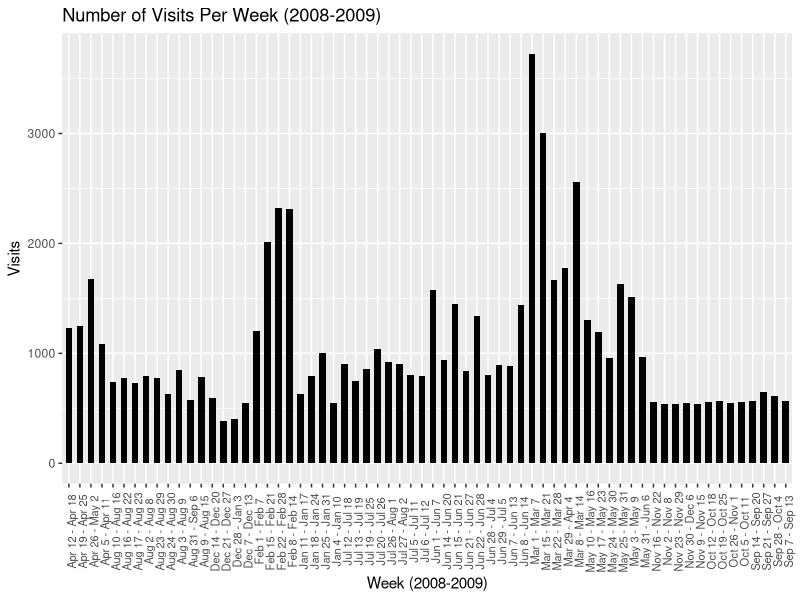
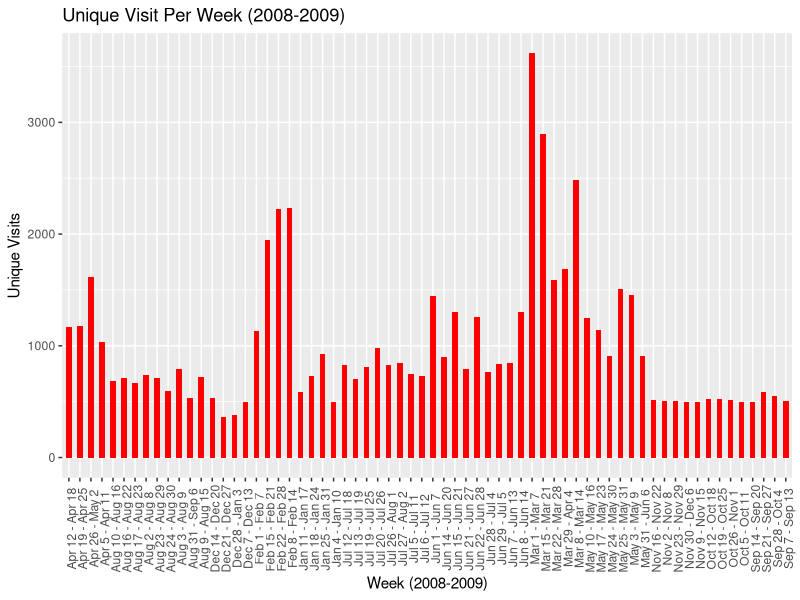
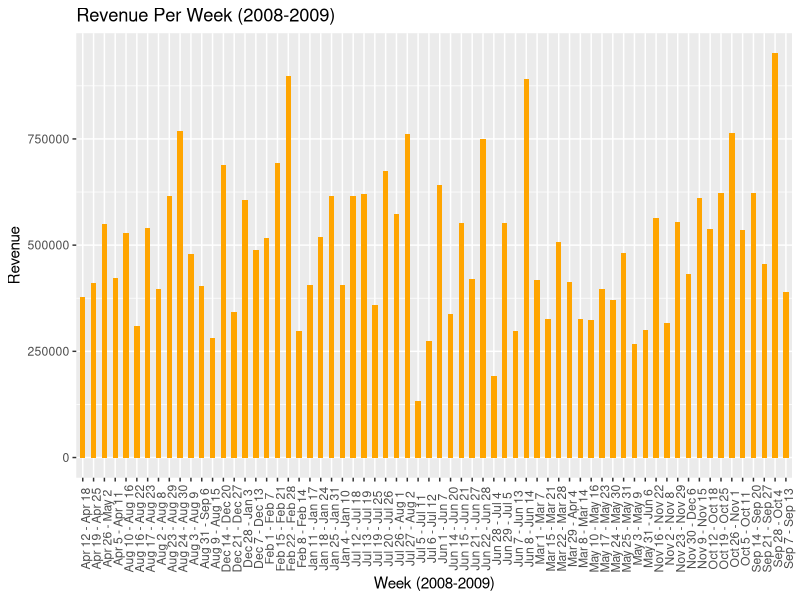
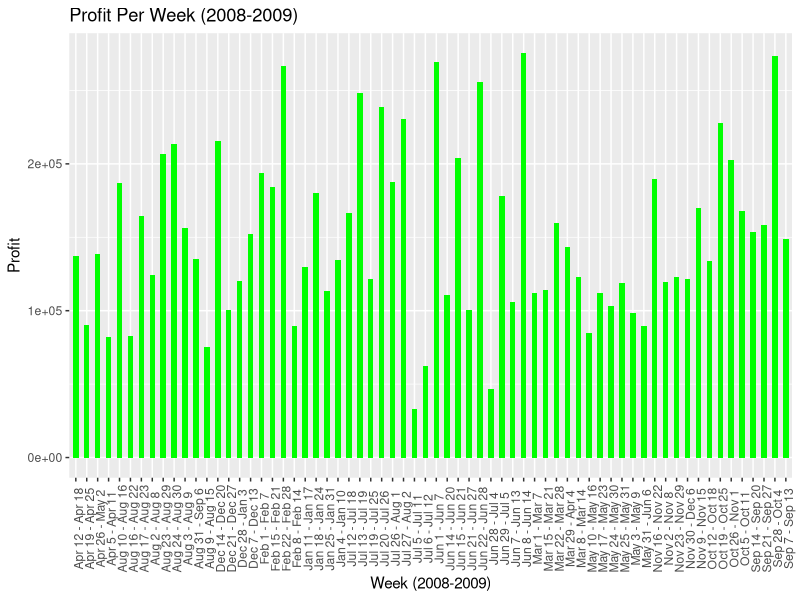
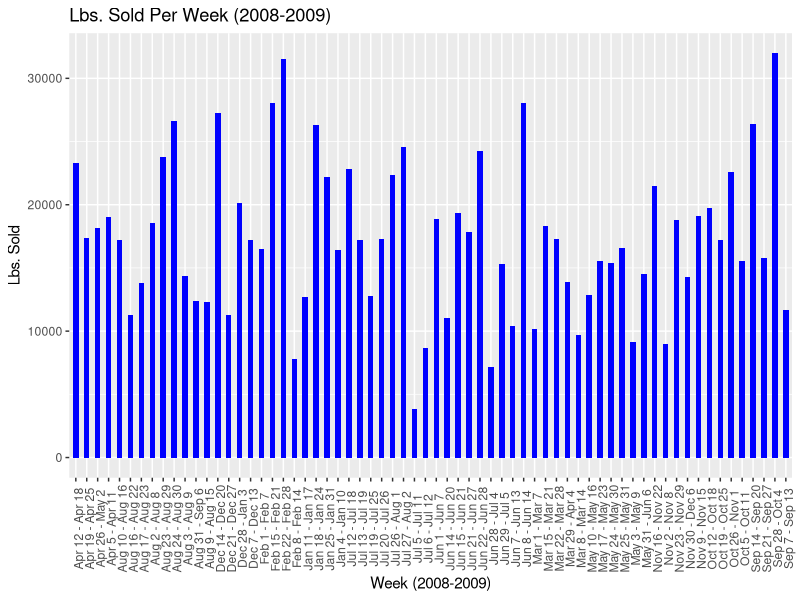
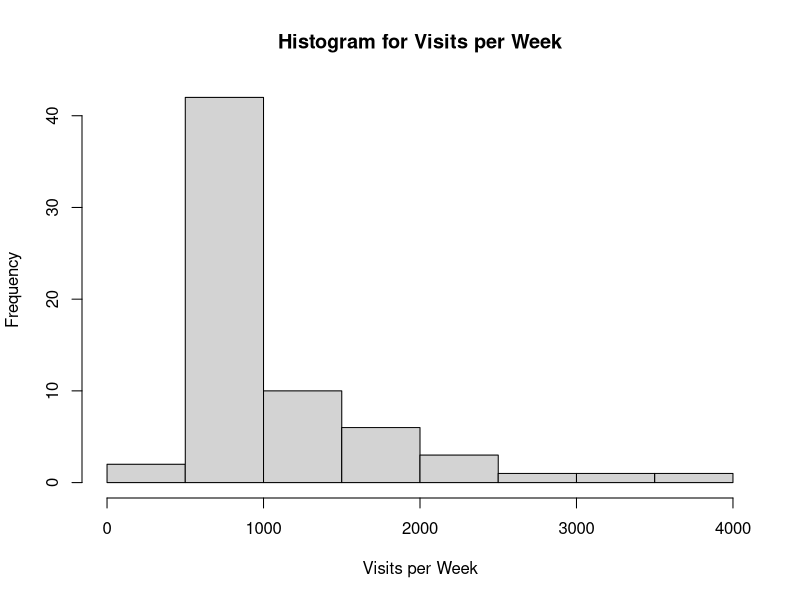
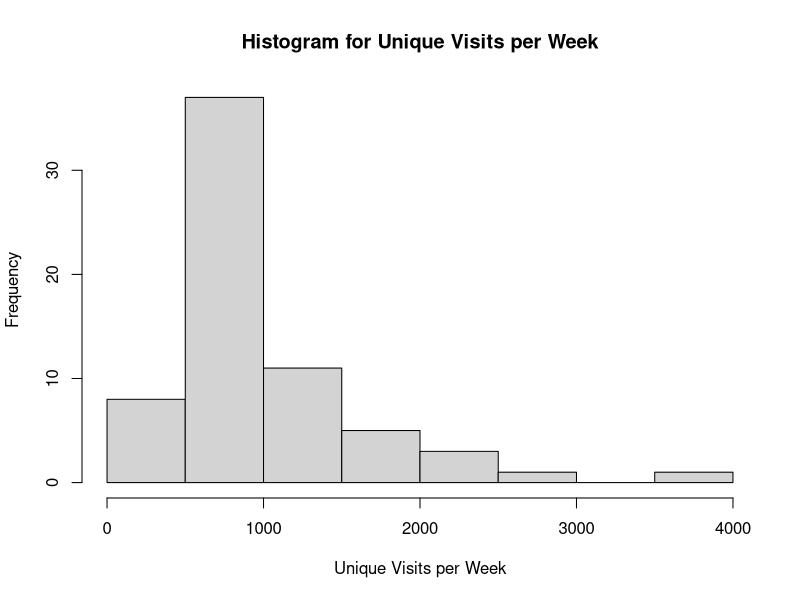
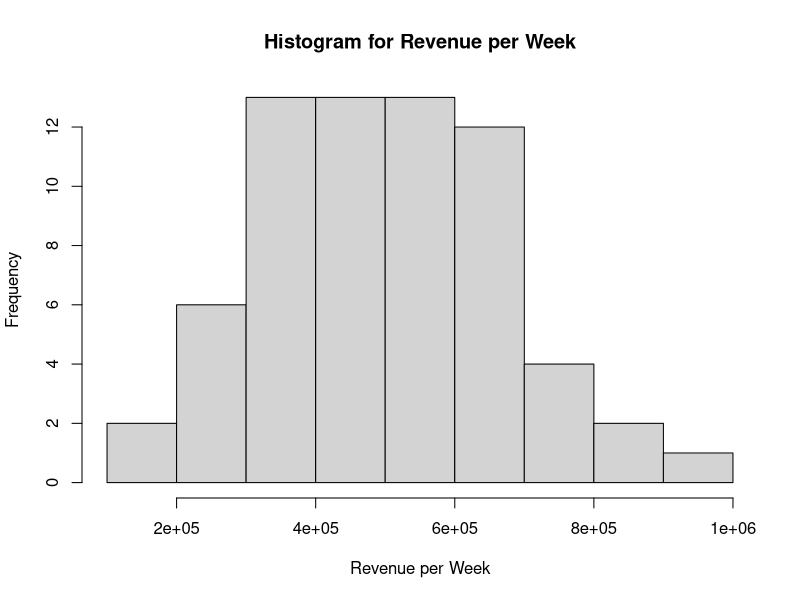

R code for these plots, in order:

library(readxl)
library(dplyr)
library(ggplot2)
library(lmtest)
library(data.table)

weekly_visits <- read_excel("Web Analytics Case Student Spreadsheet.xls", sheet = "Weekly Visits", range = "A5:H71")
financials <- read_excel("Web Analytics Case Student Spreadsheet.xls", sheet = "Financials", range = "A5:E71")
lbs_sold <- read_excel("Web Analytics Case Student Spreadsheet.xls", sheet = "Lbs. Sold", range = "A5:B295")
daily_visits <- read_excel("Web Analytics Case Student Spreadsheet.xls", sheet = "Daily Visits", range = "A5:B467")
final <- read_excel("Web Analytics Case Student Spreadsheet.xls", sheet = "Final", range = "A1:L67")
View(weekly_visits)
View(financials)
View(lbs_sold)
View(daily_visits)
View(final)

# Display the summary of full data
summary(weekly_visits)
summary(financials)
summary(lbs_sold)
summary(daily_visits)
summary(final)

# Bar Chart for different variables
# Visits
visits_chart <- ggplot(weekly_visits, aes(x = final$`Week (2008-2009)`, y = final$Visits)) + 
  geom_bar(stat="identity", width = 0.6, fill = "Black") + 
  labs(title = "Number of Visits Per Week (2008-2009)", x = "Week (2008-2009)", y = "Visits") +
  theme(axis.text.x = element_text (size = 8, angle = 90, vjust = 0.8))
visits_chart

# Unique Visits
uv_chart <- ggplot(weekly_visits, aes(`Week (2008-2009)`, `Unique Visits`)) +
  geom_bar(stat="identity", width = 0.5, fill="Red") +
  labs(title="Unique Visit Per Week (2008-2009)") +
  theme(axis.text.x = element_text(angle=90, vjust=0.8))
uv_chart

# Revenue
rev_chart <- ggplot(financials, aes(`Week (2008-2009)`, `Revenue`))+ 
  geom_bar(stat="identity", width = 0.5, fill="Orange") +
  labs(title="Revenue Per Week (2008-2009)") +
  theme(axis.text.x = element_text(angle=90, vjust=0.8))
rev_chart

# Profit
profit_chart <- ggplot(financials, aes(`Week (2008-2009)`, `Profit`)) + 
  geom_bar(stat="identity", width = 0.5, fill="Green") +
  labs(title="Profit Per Week (2008-2009)") +
  theme(axis.text.x = element_text(angle=90, vjust=0.8))
profit_chart

#Lbs. Sold
lbs_chart <- ggplot(financials, aes(`Week (2008-2009)`, `Lbs. Sold`)) + 
  geom_bar(stat="identity", width = 0.5, fill="Blue") +
  labs(title="Lbs. Sold Per Week (2008-2009)") +
  theme(axis.text.x = element_text(angle=90, vjust=0.8))
lbs_chart

# Basic histogram for different variables
# Visits
visits_histogram <- hist(weekly_visits$Visits,
                         main="Histogram for Visits per Week", 
                         xlab="Visits per Week")

# Unique visits
uv_histogram <- hist(weekly_visits$`Unique Visits`,
                     main="Histogram for Unique Visits per Week", 
                     xlab="Unique Visits per Week")

# Revenue
rev_histogram <- hist(financials$Revenue,
                      main="Histogram for Revenue per Week", 
                      xlab="Revenue per Week")

# Profit
profit_histgram <- hist(financials$Profit,
                        main="Histogram for Profit per Week", 
                        xlab="Profit per Week")

#Lbs. Sold
lbs_histogram <- hist(lbs_sold$`Lbs. Sold`,
                      main="Histogram for Lbs. Sold per Week", 
                      xlab="Lbs. Sold per Week")

# Create Line Chart - Bounce rate per Week
bounce_rate <-ggplot(data = weekly_visits, 
                     aes(weekly_visits$`Week (2008-2009)`, weekly_visits$`Bounce Rate`, group=1)) + 
                     labs(title = "Bounce Rate per Week (2008-2009)", x = "Week (2008-2009)", y = "Bounce Rate") + 
                     geom_line() + geom_point()
bounce_rate

# Pie Chart of Browsers with Percentages
slices <- c(76,19,5) 
lbls <- c("Internet Explorer","Firefox","Others")
pct <- round(slices/sum(slices)*100)
lbls <- paste(lbls, pct) # add percents to labels 
lbls <- paste(lbls,"%",sep="") # ad % to labels 
pie(slices,labels = lbls, col=rainbow(length(lbls)),
    main="Browsers used to access website")

# Pie Chart of Regions
slices <- c(22.616,17.509,6.776,5.214,3.228,2.721,2.589,1.968,1.538,1.427) 
lbls <- c("South America","Northern America","Central America","Western Europe","Eastern Asia","Northern Europe","Southern Asia","Southern Europe","Eastern Europe")
pie(slices,labels = lbls, col=rainbow(length(lbls)),
    main="Regions with access to the website")

# Create boxplots to detect outliers
par(mfrow = c(2, 3))  # divide graph area
boxplot(weekly_visits$Visits, main="Visits") # box plot for "Visits"
boxplot(weekly_visits$`Unique Visits`, main="Unique Visits") # box plot for "Unique Visits"
boxplot(financials$Revenue, main="Revenue") # box plot for "Revenue"
boxplot(financials$Profit, main="Profit") # box plot for "Profit"
boxplot(financials$`Lbs. Sold`, main="Lbs. Sold") # box plot for "Lbs. Sold"

# Create a scatterplot to display the correlation between Lbs. Sold and Revenue
ggplot(final, aes(`Lbs. Sold`, Revenue)) +
  geom_point(shape = 16, size = 3.5, show.legend = FALSE) +
  theme_minimal() + geom_smooth(method="lm") + 
  labs(title = "Revenue vs. Lbs. Sold")
# Calculate correlation between Lbs. Sold and Revenue
cor(final$`Lbs. Sold`, final$Revenue) 

# Create a scatterplot to display the correlation between Visits and Revenue
ggplot(final, aes(Visits, Revenue)) +
  geom_point(shape = 16, size = 3.5, show.legend = FALSE) +
  theme_minimal() + labs(title = "Revenue vs. Visits")
# Calculate correlation between Visits and Revenue
cor(final$Visits, final$Revenue)

# Revenue per period
`5_weeks_revenue` <- c(sum(final$Revenue[1:5]),
                      sum(final$Revenue[6:10]),
                      sum(final$Revenue[11:14]),
                      sum(final$Revenue[15:21]),
                      sum(final$Revenue[22:26]),
                      sum(final$Revenue[27:31]),
                      sum(final$Revenue[32:35]),
                      sum(final$Revenue[36:41]),
                      sum(final$Revenue[42:46]),
                      sum(final$Revenue[47:52]),
                      sum(final$Revenue[53:57]),
                      sum(final$Revenue[58:62]),
                      sum(final$Revenue[63:66]))

rev_table <- data.table(`5_weeks` = seq(1,13,1), Revenue = `5_weeks_revenue`, Group = c(rep("Initial",3),
                                                                                        rep("Pre-promo",4),
                                                                                        rep("Promo",3),
                                                                                        rep("Post-promo",3)))

ggplot(data = rev_table, aes(x=rev_table$`5_weeks`, y=rev_table$Revenue/1000, fill = Group))  + 
  geom_bar(stat="identity", colour="Black") + 
  scale_x_discrete("5 Weeks Period") + 
  scale_y_continuous("Revenue(in thousand)") + 
  scale_fill_discrete(breaks=c("Initial","Pre-promo","Promo", "Post-promo")) +
  ggtitle(label = "Revenue") +
  theme(text = element_text(size=30),
        legend.title = element_text(size=30),
        legend.text = element_text(size=30),
        legend.position = "bottom")

# Visits
`5_weeks_visits` <- c(sum(final$Visits[1:5]),
                      sum(final$Visits[6:10]),
                      sum(final$Visits[11:14]),
                      sum(final$Visits[15:21]),
                      sum(final$Visits[22:26]),
                      sum(final$Visits[27:31]),
                      sum(final$Visits[32:35]),
                      sum(final$Visits[36:41]),
                      sum(final$Visits[42:46]),
                      sum(final$Visits[47:52]),
                      sum(final$Visits[53:57]),
                      sum(final$Visits[58:62]),
                      sum(final$Visits[63:66]))

visits_table <- data.table(`5_weeks` = seq(1,13,1), Visits = `5_weeks_visits`, Group = c(rep("Initial",3),
                                                                                      rep("Pre-promo",4),
                                                                                      rep("Promo",3),
                                                                                      rep("Post-promo",3)))

ggplot(data = visits_table, aes(x=visits_table$`5_weeks`, y=visits_table$Visits, fill = Group))  + 
  geom_bar(stat="identity", colour="Black") + 
  scale_x_discrete("5 Weeks Period") + 
  scale_y_continuous("Visits") + 
  scale_fill_discrete(breaks=c("Initial","Pre-promo","Promo", "Post-promo")) +
  ggtitle(label = "Visits") +
  theme(text = element_text(size=30),
        legend.title = element_text(size=30),
        legend.text = element_text(size=30),
        legend.position = "bottom")

# Lbs. Sold
`5_weeks_visits` <- c(sum(final$`Lbs. Sold`[1:5]),
                      sum(final$`Lbs. Sold`[6:10]),
                      sum(final$`Lbs. Sold`[11:14]),
                      sum(final$`Lbs. Sold`[15:21]),
                      sum(final$`Lbs. Sold`[22:26]),
                      sum(final$`Lbs. Sold`[27:31]),
                      sum(final$`Lbs. Sold`[32:35]),
                      sum(final$`Lbs. Sold`[36:41]),
                      sum(final$`Lbs. Sold`[42:46]),
                      sum(final$`Lbs. Sold`[47:52]),
                      sum(final$`Lbs. Sold`[53:57]),
                      sum(final$`Lbs. Sold`[58:62]),
                      sum(final$`Lbs. Sold`[63:66]))

lbs_table <- data.table(`5_weeks` = seq(1,13,1), `Lbs. Sold` = `5_weeks_visits`, Group = c(rep("Initial",3),
                                                                                           rep("Pre-promo",4),
                                                                                           rep("Promo",3),
                                                                                           rep("Post-promo",3)))

ggplot(data = lbs_table, aes(x=lbs_table$`5_weeks`, y=lbs_table$`Lbs. Sold`, fill = Group))  + 
  geom_bar(stat="identity", colour="Black") + 
  scale_x_discrete("5 Weeks Period") + 
  scale_y_continuous("Lbs. Sold") + 
  scale_fill_discrete(breaks=c("Initial","Pre-promo","Promo", "Post-promo")) +
  ggtitle(label = "Lbs. Sold") +
  theme(text = element_text(size=30),
        legend.title = element_text(size=30),
        legend.text = element_text(size=30),
        legend.position = "bottom")

# Build a linear regression model
linearMod <- lm(Revenue ~ Visits + `Lbs. Sold`, data = final)
summary(linearMod)

# Basic Linear Model Representation for Profit
regression_table <- data.table(`5_weeks` = seq(1,13,1), Revenue = `5_weeks_revenue`[1:13])

ggplot(regression_table, aes(x = `5_weeks`, y = Revenue/1000)) + 
  stat_smooth(method = "glm", formula = y ~ x,alpha = 0.2, size = 2, fill = "#E69F00", colour = "red") +
  geom_point(size = 3) +
  scale_x_continuous("5 Weeks Period", breaks=c(1:13), labels=c(1:13),limits=c(1,13)) + 
  scale_y_continuous("Revenue (in thousands)") +
  ggtitle("Revenue Linear Model") +
  theme(text = element_text(size = 22),
        legend.title = element_text(size=30))

